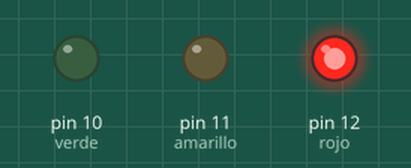
This sketch was run on a simulated Arduino Uno, built with avr-gcc and run on an emulated ATmega328P. Shown: output pins drawn as LEDs (lit = HIGH).

Above: at 0.2 s.
At 1.2 s:
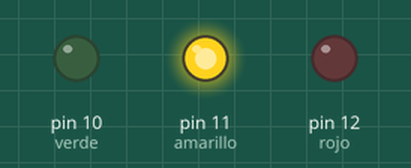
At 2.2 s:
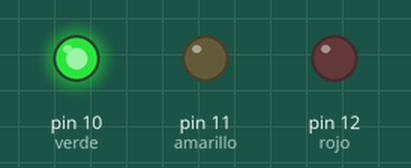
At 5.7 s:
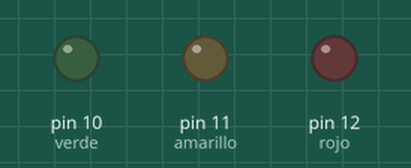
Timing chart, 0 to 6.9 s (numbered marks = the images above):
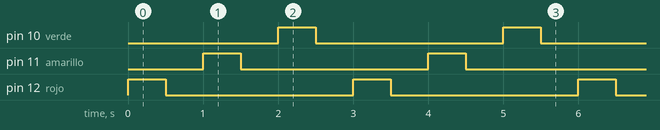

The sketch:

0208clari_led_ciclofor_semaforo.ino
```cpp
const int rojo= 12;
const int amarillo = 11;
const int verde = 10;

void setup() {
  // put your setup code here, to run once:
  pinMode(rojo, OUTPUT);
  pinMode(amarillo, OUTPUT);
  pinMode(verde, OUTPUT);
}


void loop() {
  // put your main code here, to run repeatedly:
  for(int i = 12; i>=10; i--){
    digitalWrite(i, HIGH);
    delay(500);
    digitalWrite(i, LOW);
    delay(500);
  }
}
```

Measured:
- by itself, pin 10 (verde), pin 11 (amarillo), pin 12 (rojo): alternates HIGH for 0.50 s and LOW for 2.5 s
- by itself, everything shown: repeats every 3.0 s, in 6 steps
